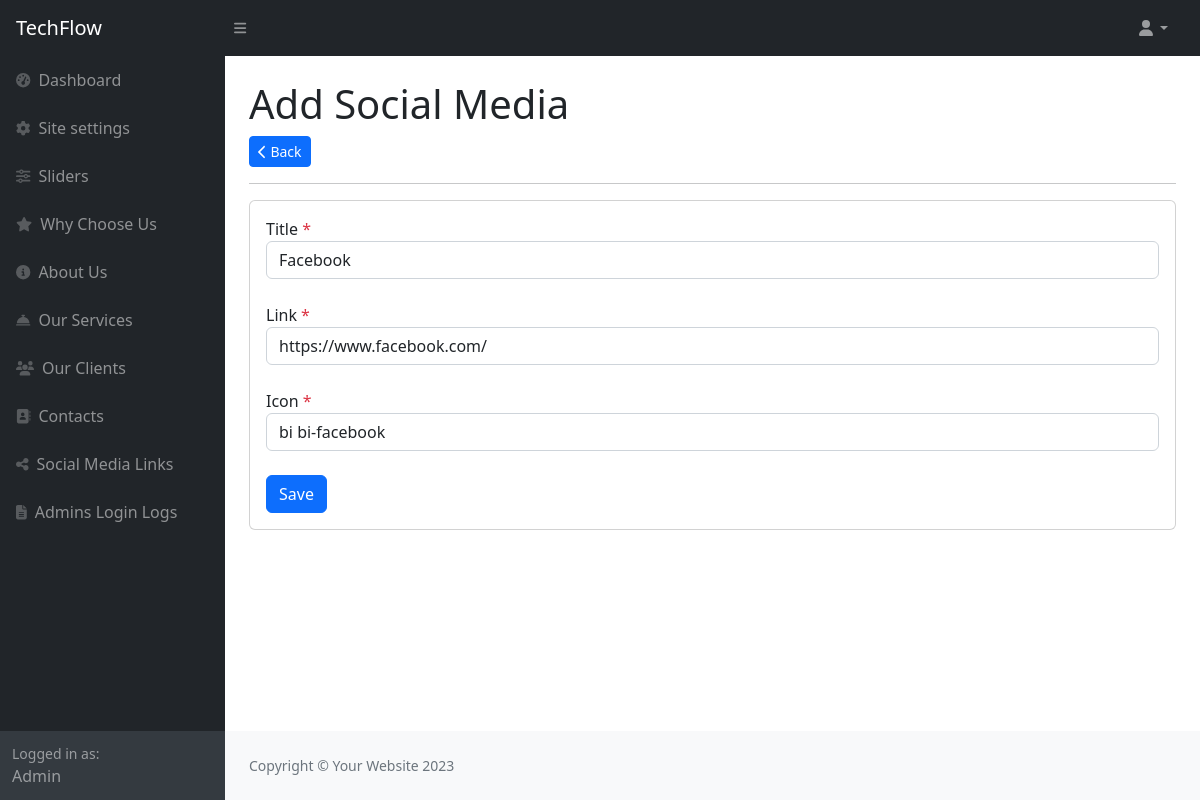
/admin/social_media/edit/1, run on the app's committed database.
### tables this page shows
CREATE TABLE `site_settings` (
  `id` int(11) NOT NULL,
  `site_title` varchar(100) DEFAULT NULL,
  `footer_description` varchar(100) DEFAULT NULL,
  `site_email` varchar(100) DEFAULT NULL,
  `logo` varchar(100) DEFAULT NULL,
  `fav_icon` varchar(100) DEFAULT NULL,
  `phone_number` varchar(100) DEFAULT NULL,
  `why_choose_title` varchar(100) DEFAULT NULL,
  `why_choose_desc` varchar(255) DEFAULT NULL,
  `our_service_title` varchar(100) DEFAULT NULL,
  `our_service_desc` varchar(255) DEFAULT NULL,
  `our_client_title` varchar(100) DEFAULT NULL,
  `our_client_desc` varchar(255) DEFAULT NULL,
  `contact_title` varchar(100) DEFAULT NULL,
  `contact_desc` varchar(255) DEFAULT NULL
);

CREATE TABLE `social_media` (
  `id` int(11) NOT NULL,
  `name` varchar(100) NOT NULL,
  `icon` varchar(100) DEFAULT NULL,
  `link` varchar(100) DEFAULT NULL
);

### application/controllers/admin/Social_media.php (called while the page is built, shortened)
<?php
class Social_media extends CI_Controller
{
    public function __construct()
    {
        $this->load->library('form_validation');
        $this->load->model('Admin_model');
        $this->load->helper('form');
    }
    public function edit($id)
    {
        if (!empty($_POST)) {
            $this->form_validation->set_rules('name', 'Name', 'required|trim');
            $this->form_validation->set_rules('link', 'Link', 'required|trim');
            if ($this->form_validation->run() == FALSE) {
                $this->session->set_flashdata("type", "failed");
                $this->session->set_flashdata("msg", "Something went wrong");
                $this->load->view("admin/add_edit_social_media");
            } else {
                $data = [
                    'name' => $this->input->post('name'),
                    'link' => $this->input->post('link'),
                    'icon' => $this->input->post('icon')
                ];
                $this->Admin_model->edit_data($data, 'social_media', $id);
                $this->session->set_flashdata("type", "success");
                $this->session->set_flashdata("msg", "Data inserted successfully");
                redirect(base_url('social_media'));
            }
        } else {
            if (isset($id)) {
                $data['social_media'] = $this->Admin_model->get_data_by_id($id, 'social_media');
                $this->load->view('admin/add_edit_social_media', $data);
            } else {
                $this->load->view('admin/add_edit_social_media');
            }
        }
    }
}

### index.php (called while the page is built, shortened)
<?php
require_once BASEPATH . 'core/CodeIgniter.php';

### application/models/Admin_model.php (called while the page is built, shortened)
<?php
class Admin_model extends CI_Model
{
    public function get_data_by_id($id, $table)
    {
        return $this->db->where('id', $id)->get($table)->row();
    }
}

### application/views/admin/add_edit_social_media.php (the view, shortened to what this page needs)
<?php
$this->load->view('admin/includes/header');
$this->load->view('admin/includes/sidebar'); ?>
<div id="layoutSidenav_content">
    <main>
        <div class="container-fluid px-4">
            <h1 class="mt-4">Add Social Media</h1>
            <button class="btn btn-primary btn-sm" onclick="window.history.go(-1)">
                <i class="fa fa-chevron-left" aria-hidden="true"></i> Back
            </button>
            <hr>
            <div class="card mb-4" style="max-width: 1000px; margin: auto;">
                <div class="card-body">
                    <form action="<?= isset($social_media->id) ? base_url('admin/social_media/edit/' . $social_media->id) : base_url('admin/social_media/add') ?>" method="POST" enctype="multipart/form-data">
                        <div class="form-group">
                            <label for="siteTitle">Title <span class="text-danger">*</span></label>
                            <input type="text" id="name" name="name" class="form-control" value="<?= ($social_media->name) ? $social_media->name : '' ?>" required>
                        </div>
                        <br>
                        <div class="form-group">
                            <label for="footerDesc">Link <span class="text-danger">*</span></label>
                            <input type="text" id="link" name="link" class="form-control" value="<?= ($social_media->link) ? $social_media->link : '' ?>" required>
                        </div>
                        <br>
                        <div class="form-group">
                            <label for="siteTitle">Icon <span class="text-danger">*</span></label>
                            <input type="text" id="icon" name="icon" class="form-control" value="<?= ($social_media->icon) ? $social_media->icon : '' ?>" required>
                        </div>
                        <br>
                        <button type="submit" class="btn btn-primary">Save</button>
                    </form>
                </div>
            </div>
        </div>
    </main>

### application/views/admin/includes/header.php (shortened to what this page needs)
<!DOCTYPE html>
<html lang="en">
<head>
    <?php $site_settings = $this->db->where('id', 1)->get('site_settings')->row() ?>
    <link href="https://cdn.jsdelivr.net/npm/simple-datatables@7.1.2/dist/style.min.css" rel="stylesheet" />
    <link href="<?= base_url() ?>assets/admin_assets/css/styles.css" rel="stylesheet" />
</head>
<body class="sb-nav-fixed">
    <nav class="sb-topnav navbar navbar-expand navbar-dark bg-dark">
        <a class="navbar-brand ps-3" href="<?= base_url('admin/login') ?>"><?= $site_settings->site_title ?></a>
        <button class="btn btn-link btn-sm order-1 order-lg-0 me-4 me-lg-0" id="sidebarToggle" href="#!"><i class="fas fa-bars"></i></button>
        <ul class="navbar-nav ms-auto ms-md-0 me-3 me-lg-4">
            <li class="nav-item dropdown">
                <a class="nav-link dropdown-toggle" id="navbarDropdown" href="#" role="button" data-bs-toggle="dropdown" aria-expanded="false"><i class="fas fa-user fa-fw"></i></a>
            </li>
        </ul>
    </nav>
    <div id="layoutSidenav">

### data on the page
site_settings: site_title "TechFlow"
social_media: name "Facebook", link "https://www.facebook.com/", icon "bi bi-facebook"
